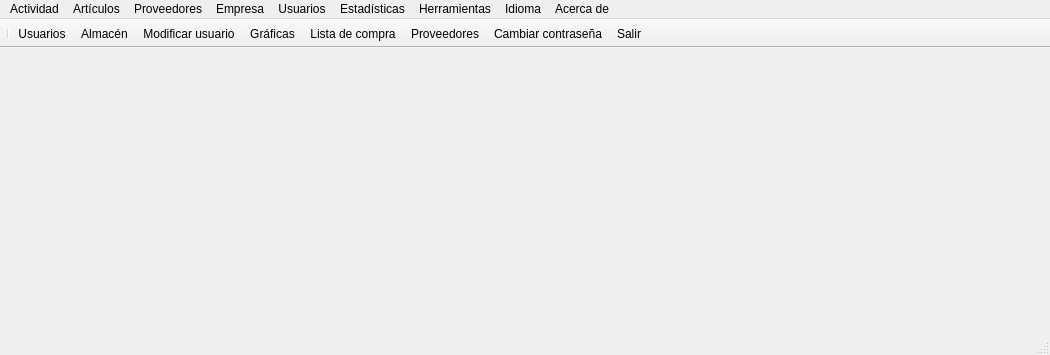
<?xml version="1.0" encoding="UTF-8"?>
<ui version="4.0">
 <class>WindowPantallaOpcionesUsuario</class>
 <widget class="QMainWindow" name="WindowPantallaOpcionesUsuario">
  <property name="geometry">
   <rect>
    <x>0</x>
    <y>0</y>
    <width>1050</width>
    <height>355</height>
   </rect>
  </property>
  <property name="sizePolicy">
   <sizepolicy hsizetype="Expanding" vsizetype="Expanding">
    <horstretch>0</horstretch>
    <verstretch>0</verstretch>
   </sizepolicy>
  </property>
  <property name="font">
   <font>
    <kerning>true</kerning>
   </font>
  </property>
  <property name="windowTitle">
   <string>MainWindow</string>
  </property>
  <property name="styleSheet">
   <string notr="true"/>
  </property>
  <widget class="QWidget" name="centralwidget"/>
  <widget class="QToolBar" name="toolBar">
   <property name="windowTitle">
    <string>toolBar</string>
   </property>
   <property name="movable">
    <bool>false</bool>
   </property>
   <property name="allowedAreas">
    <set>Qt::AllToolBarAreas</set>
   </property>
   <property name="iconSize">
    <size>
     <width>30</width>
     <height>40</height>
    </size>
   </property>
   <property name="toolButtonStyle">
    <enum>Qt::ToolButtonTextBesideIcon</enum>
   </property>
   <attribute name="toolBarArea">
    <enum>TopToolBarArea</enum>
   </attribute>
   <attribute name="toolBarBreak">
    <bool>false</bool>
   </attribute>
   <addaction name="separator"/>
   <addaction name="actionUsuarios"/>
   <addaction name="actionAlmac_n"/>
   <addaction name="actionOpciones_Usuario"/>
   <addaction name="actionEstad_sticas"/>
   <addaction name="actionLista_de_Compra"/>
   <addaction name="actionProveedores"/>
   <addaction name="actionCambiar_Contrase_a"/>
   <addaction name="actionSalir"/>
  </widget>
  <widget class="QStatusBar" name="statusBar"/>
  <widget class="QMenuBar" name="menubar">
   <property name="geometry">
    <rect>
     <x>0</x>
     <y>0</y>
     <width>1050</width>
     <height>21</height>
    </rect>
   </property>
   <widget class="QMenu" name="menuArt_culos">
    <property name="title">
     <string>Artículos</string>
    </property>
    <addaction name="actionVer_Art_culos"/>
    <addaction name="actionIntroducir_Compra"/>
    <addaction name="actionSalida_de_Art_culos"/>
    <addaction name="actionCompra_Autom_tica"/>
    <addaction name="actionNuevo_Tipo_de_Producto"/>
    <addaction name="actionTipos_de_art_culos"/>
   </widget>
   <widget class="QMenu" name="menuProveedores">
    <property name="title">
     <string>Proveedores</string>
    </property>
    <addaction name="actionNuevo_Proveedor"/>
    <addaction name="actionArt_culos_de_Proveedor"/>
    <addaction name="actionMostrar_proveedores"/>
   </widget>
   <widget class="QMenu" name="menuUsuarios">
    <property name="title">
     <string>Usuarios</string>
    </property>
    <addaction name="actionA_adir_Nuevo_Usuario"/>
    <addaction name="actionMostrar_usuarios"/>
    <addaction name="actionCambiar_Contrase_a_2"/>
   </widget>
   <widget class="QMenu" name="menuEmpresa">
    <property name="title">
     <string>Empresa</string>
    </property>
    <addaction name="actionModificar_Datos"/>
   </widget>
   <widget class="QMenu" name="menuEstad_sticas">
    <property name="title">
     <string>Estadísticas</string>
    </property>
    <addaction name="actionEstad_sticas_2"/>
    <addaction name="separator"/>
    <addaction name="actionTOP_Art_culos"/>
    <addaction name="actionTOP_proveedores"/>
   </widget>
   <widget class="QMenu" name="menuActividad">
    <property name="title">
     <string>Actividad</string>
    </property>
    <addaction name="actionActividad_Usuario"/>
    <addaction name="actionConexiones"/>
   </widget>
   <widget class="QMenu" name="menuIdioma">
    <property name="title">
     <string>Idioma</string>
    </property>
    <addaction name="actionEspa_ol"/>
    <addaction name="actionIngl_s"/>
   </widget>
   <widget class="QMenu" name="menuAcerca_de">
    <property name="title">
     <string>Acerca de</string>
    </property>
    <addaction name="actionQt_Creator"/>
    <addaction name="actionAcerca_de_GestiStock_Software"/>
   </widget>
   <widget class="QMenu" name="menuHerramientas">
    <property name="title">
     <string>Herramientas</string>
    </property>
    <addaction name="actionCopia_de_Seguridad_2"/>
    <addaction name="actionRestaurar_Copia_de_Seguridad"/>
   </widget>
   <addaction name="menuActividad"/>
   <addaction name="menuArt_culos"/>
   <addaction name="menuProveedores"/>
   <addaction name="menuEmpresa"/>
   <addaction name="menuUsuarios"/>
   <addaction name="menuEstad_sticas"/>
   <addaction name="menuHerramientas"/>
   <addaction name="menuIdioma"/>
   <addaction name="menuAcerca_de"/>
  </widget>
  <action name="actionAlmac_n">
   <property name="icon">
    <iconset resource="fuentes.qrc">
     <normaloff>:/imagenes/ark.png</normaloff>:/imagenes/ark.png</iconset>
   </property>
   <property name="text">
    <string>Almacén</string>
   </property>
  </action>
  <action name="actionUsuarios">
   <property name="icon">
    <iconset resource="fuentes.qrc">
     <normaloff>:/imagenes/Login Manager.png</normaloff>:/imagenes/Login Manager.png</iconset>
   </property>
   <property name="text">
    <string>Usuarios</string>
   </property>
  </action>
  <action name="actionSalir">
   <property name="icon">
    <iconset resource="fuentes.qrc">
     <normaloff>:/imagenes/exit.png</normaloff>:/imagenes/exit.png</iconset>
   </property>
   <property name="text">
    <string>Salir</string>
   </property>
  </action>
  <action name="actionEstad_sticas">
   <property name="icon">
    <iconset resource="fuentes.qrc">
     <normaloff>:/imagenes/grafica.png</normaloff>:/imagenes/grafica.png</iconset>
   </property>
   <property name="text">
    <string>Gráficas</string>
   </property>
  </action>
  <action name="actionLista_de_Compra">
   <property name="icon">
    <iconset resource="fuentes.qrc">
     <normaloff>:/imagenes/kate.png</normaloff>:/imagenes/kate.png</iconset>
   </property>
   <property name="text">
    <string>Lista de compra</string>
   </property>
   <property name="toolTip">
    <string>Lista de compra</string>
   </property>
  </action>
  <action name="actionOpciones_Usuario">
   <property name="icon">
    <iconset resource="fuentes.qrc">
     <normaloff>:/imagenes/kuser.png</normaloff>:/imagenes/kuser.png</iconset>
   </property>
   <property name="text">
    <string>Modificar usuario</string>
   </property>
   <property name="toolTip">
    <string>Modificar Usuario</string>
   </property>
  </action>
  <action name="actionProveedores">
   <property name="icon">
    <iconset resource="fuentes.qrc">
     <normaloff>:/imagenes/proveedor.png</normaloff>:/imagenes/proveedor.png</iconset>
   </property>
   <property name="text">
    <string>Proveedores</string>
   </property>
   <property name="toolTip">
    <string>Mostrar proveedores</string>
   </property>
  </action>
  <action name="actionCambiar_Contrase_a">
   <property name="icon">
    <iconset resource="fuentes.qrc">
     <normaloff>:/imagenes/password.png</normaloff>:/imagenes/password.png</iconset>
   </property>
   <property name="text">
    <string>Cambiar contraseña</string>
   </property>
   <property name="toolTip">
    <string>Cambiar contraseña</string>
   </property>
  </action>
  <action name="actionCopia_de_Seguridad">
   <property name="icon">
    <iconset resource="fuentes.qrc">
     <normaloff>:/imagenes/kfloppy.png</normaloff>:/imagenes/kfloppy.png</iconset>
   </property>
   <property name="text">
    <string>Copia de seguridad</string>
   </property>
  </action>
  <action name="actionNuevo_Proveedor">
   <property name="icon">
    <iconset resource="fuentes.qrc">
     <normaloff>:/imagenes/add.png</normaloff>:/imagenes/add.png</iconset>
   </property>
   <property name="text">
    <string>Nuevo proveedor</string>
   </property>
  </action>
  <action name="actionVer_Art_culos">
   <property name="icon">
    <iconset resource="fuentes.qrc">
     <normaloff>:/imagenes/ark.png</normaloff>:/imagenes/ark.png</iconset>
   </property>
   <property name="text">
    <string>Almacén</string>
   </property>
  </action>
  <action name="actionA_adir_Nuevo_Usuario">
   <property name="icon">
    <iconset resource="fuentes.qrc">
     <normaloff>:/imagenes/addUser.png</normaloff>:/imagenes/addUser.png</iconset>
   </property>
   <property name="text">
    <string>Nuevo usuario</string>
   </property>
  </action>
  <action name="actionCambiar_Contrase_a_2">
   <property name="icon">
    <iconset resource="fuentes.qrc">
     <normaloff>:/imagenes/password.png</normaloff>:/imagenes/password.png</iconset>
   </property>
   <property name="text">
    <string>Cambiar Contraseña</string>
   </property>
  </action>
  <action name="actionModificar_Datos">
   <property name="icon">
    <iconset resource="fuentes.qrc">
     <normaloff>:/imagenes/advancedsettings.png</normaloff>:/imagenes/advancedsettings.png</iconset>
   </property>
   <property name="text">
    <string>Modificar datos</string>
   </property>
  </action>
  <action name="actionActividad_Usuario">
   <property name="icon">
    <iconset resource="fuentes.qrc">
     <normaloff>:/imagenes/activity.png</normaloff>:/imagenes/activity.png</iconset>
   </property>
   <property name="text">
    <string>Actividad usuarios</string>
   </property>
  </action>
  <action name="actionCompra_Autom_tica">
   <property name="icon">
    <iconset resource="fuentes.qrc">
     <normaloff>:/imagenes/kate.png</normaloff>:/imagenes/kate.png</iconset>
   </property>
   <property name="text">
    <string>Lista de compra</string>
   </property>
  </action>
  <action name="actionCopia_de_Seguridad_2">
   <property name="icon">
    <iconset resource="fuentes.qrc">
     <normaloff>:/imagenes/kfloppy.png</normaloff>:/imagenes/kfloppy.png</iconset>
   </property>
   <property name="text">
    <string>Copia de seguridad</string>
   </property>
  </action>
  <action name="actionRestaurar_Copia_de_Seguridad">
   <property name="icon">
    <iconset resource="fuentes.qrc">
     <normaloff>:/imagenes/restore.png</normaloff>:/imagenes/restore.png</iconset>
   </property>
   <property name="text">
    <string>Restaurar copia de seguridad</string>
   </property>
  </action>
  <action name="actionArt_culos_de_Proveedor">
   <property name="icon">
    <iconset resource="fuentes.qrc">
     <normaloff>:/imagenes/articulo.png</normaloff>:/imagenes/articulo.png</iconset>
   </property>
   <property name="text">
    <string>Artículos de proveedor</string>
   </property>
  </action>
  <action name="actionNuevo_Tipo_de_Producto">
   <property name="icon">
    <iconset resource="fuentes.qrc">
     <normaloff>:/imagenes/add.png</normaloff>:/imagenes/add.png</iconset>
   </property>
   <property name="text">
    <string>Nuevo tipo</string>
   </property>
  </action>
  <action name="actionConexiones">
   <property name="icon">
    <iconset resource="fuentes.qrc">
     <normaloff>:/imagenes/connect.png</normaloff>:/imagenes/connect.png</iconset>
   </property>
   <property name="text">
    <string>Conexiones</string>
   </property>
  </action>
  <action name="actionEspa_ol">
   <property name="checkable">
    <bool>true</bool>
   </property>
   <property name="icon">
    <iconset resource="fuentes.qrc">
     <normaloff>:/imagenes/Idspain.png</normaloff>:/imagenes/Idspain.png</iconset>
   </property>
   <property name="text">
    <string>Español</string>
   </property>
  </action>
  <action name="actionIngl_s">
   <property name="checkable">
    <bool>true</bool>
   </property>
   <property name="icon">
    <iconset resource="fuentes.qrc">
     <normaloff>:/imagenes/IdUnitedKingdom.png</normaloff>:/imagenes/IdUnitedKingdom.png</iconset>
   </property>
   <property name="text">
    <string>Inglés</string>
   </property>
  </action>
  <action name="actionEstad_sticas_2">
   <property name="icon">
    <iconset resource="fuentes.qrc">
     <normaloff>:/imagenes/grafica.png</normaloff>:/imagenes/grafica.png</iconset>
   </property>
   <property name="text">
    <string>Gráficas</string>
   </property>
  </action>
  <action name="actionIntroducir_Compra">
   <property name="icon">
    <iconset resource="fuentes.qrc">
     <normaloff>:/imagenes/shop add.png</normaloff>:/imagenes/shop add.png</iconset>
   </property>
   <property name="text">
    <string>Compras</string>
   </property>
  </action>
  <action name="actionTOP_proveedores">
   <property name="icon">
    <iconset resource="fuentes.qrc">
     <normaloff>:/imagenes/GOLD.png</normaloff>:/imagenes/GOLD.png</iconset>
   </property>
   <property name="text">
    <string>TOP proveedores</string>
   </property>
  </action>
  <action name="actionTOP_Art_culos">
   <property name="icon">
    <iconset resource="fuentes.qrc">
     <normaloff>:/imagenes/gold1.png</normaloff>:/imagenes/gold1.png</iconset>
   </property>
   <property name="text">
    <string>TOP Artículos</string>
   </property>
  </action>
  <action name="actionSalida_de_Art_culos">
   <property name="icon">
    <iconset resource="fuentes.qrc">
     <normaloff>:/imagenes/shop remove.png</normaloff>:/imagenes/shop remove.png</iconset>
   </property>
   <property name="text">
    <string>Salidas</string>
   </property>
  </action>
  <action name="actionQt_Creator">
   <property name="icon">
    <iconset resource="fuentes.qrc">
     <normaloff>:/imagenes/qtcreator.png</normaloff>:/imagenes/qtcreator.png</iconset>
   </property>
   <property name="text">
    <string>Acerca de Qt</string>
   </property>
  </action>
  <action name="actionTipos_de_art_culos">
   <property name="icon">
    <iconset resource="fuentes.qrc">
     <normaloff>:/imagenes/type.png</normaloff>:/imagenes/type.png</iconset>
   </property>
   <property name="text">
    <string>Tipos de artículos</string>
   </property>
  </action>
  <action name="actionAcerca_de_GestiStock_Software">
   <property name="icon">
    <iconset resource="fuentes.qrc">
     <normaloff>:/imagenes/logoSolo.png</normaloff>:/imagenes/logoSolo.png</iconset>
   </property>
   <property name="text">
    <string>Acerca de GestiStock Software</string>
   </property>
  </action>
  <action name="actionMostrar_proveedores">
   <property name="icon">
    <iconset resource="fuentes.qrc">
     <normaloff>:/imagenes/proveedor.png</normaloff>:/imagenes/proveedor.png</iconset>
   </property>
   <property name="text">
    <string>Proveedores</string>
   </property>
  </action>
  <action name="actionMostrar_usuarios">
   <property name="icon">
    <iconset resource="fuentes.qrc">
     <normaloff>:/imagenes/Login Manager.png</normaloff>:/imagenes/Login Manager.png</iconset>
   </property>
   <property name="text">
    <string>Mostrar usuarios</string>
   </property>
  </action>
 </widget>
 <resources>
  <include location="fuentes.qrc"/>
 </resources>
 <connections/>
</ui>
